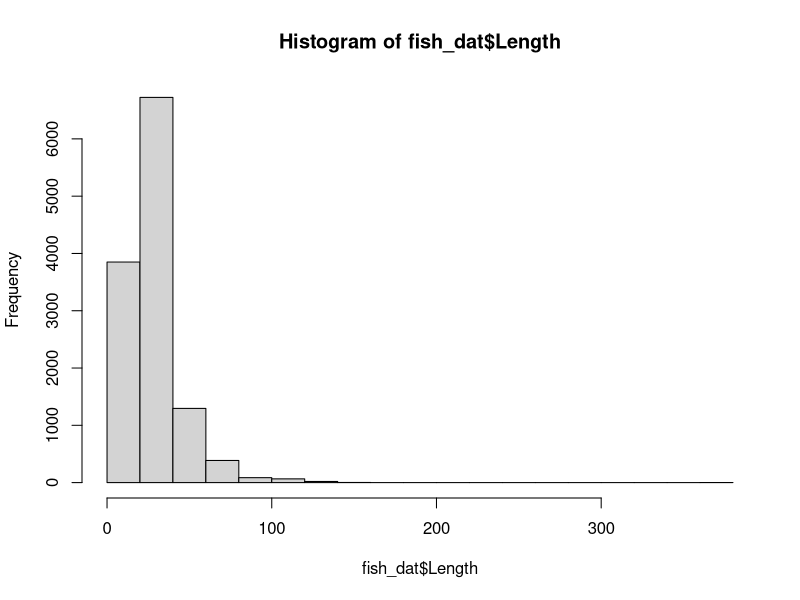
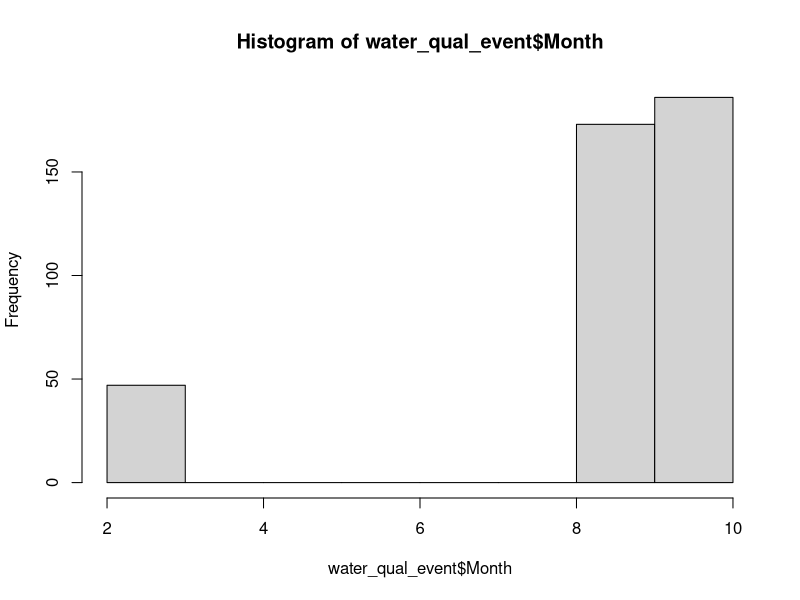
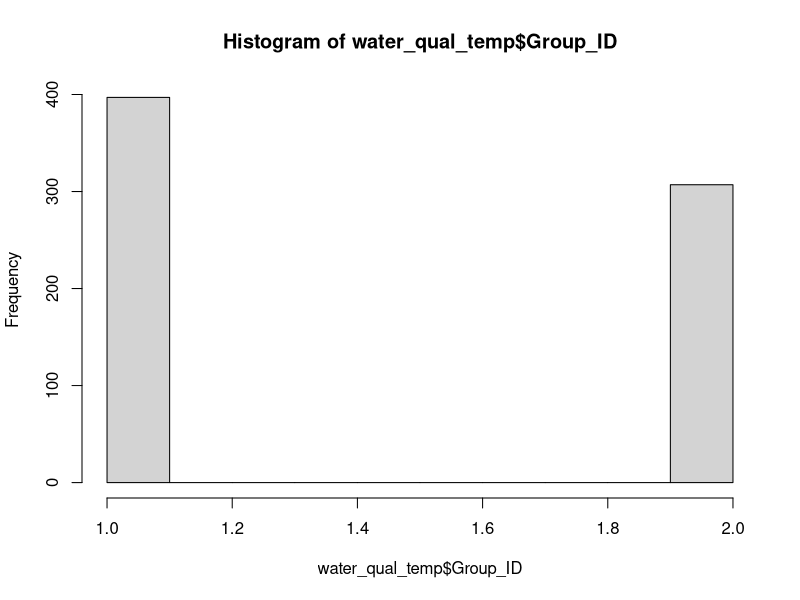
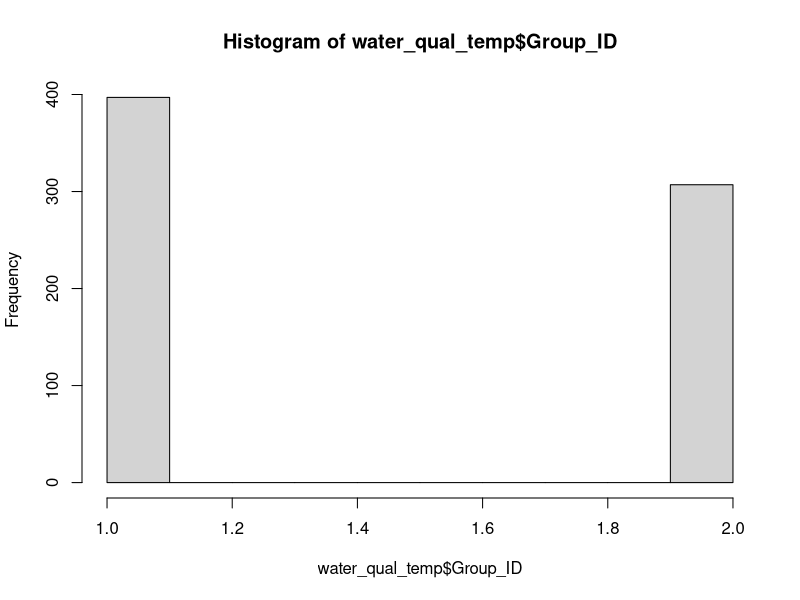
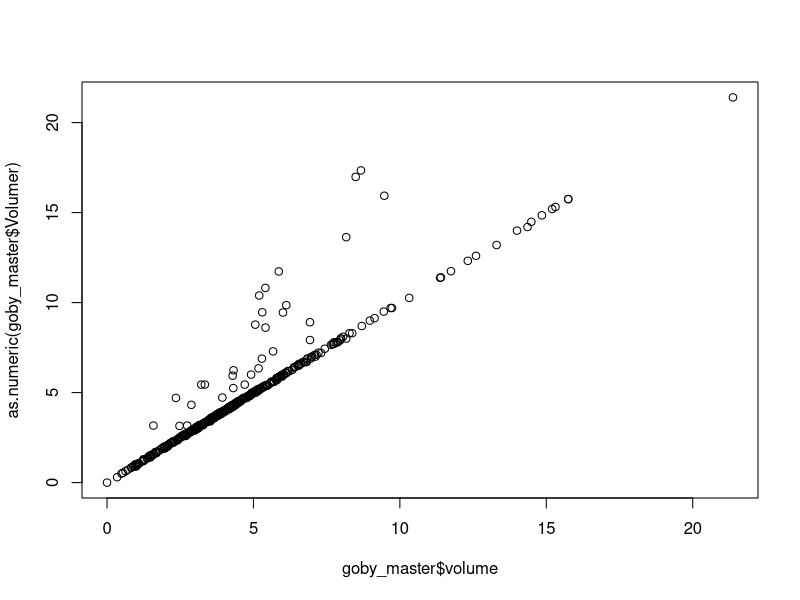
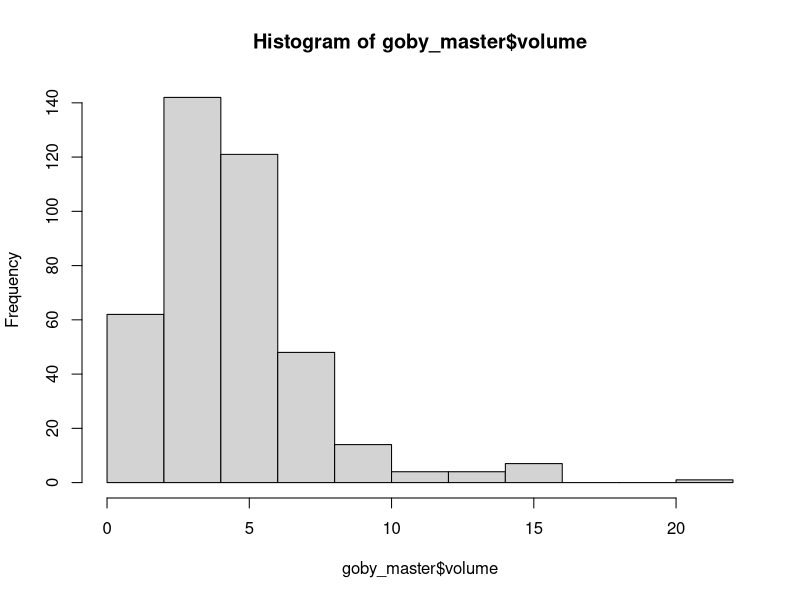
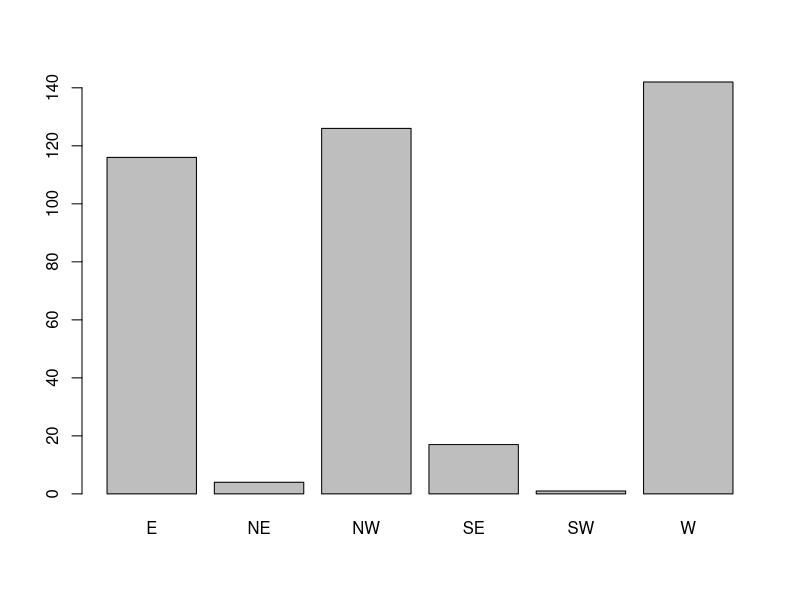
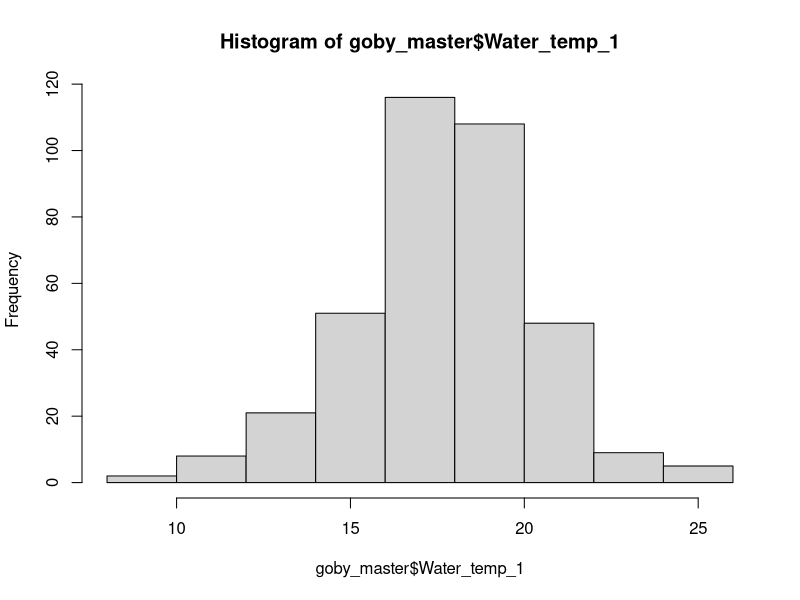

These charts were generated, in order, by the following R code:
### data cleaning

# load packages
library(tidyverse)
library(data.table)
library(lubridate)

## Import three data tables
water_qual_event <- read_csv("Data/water_qual_event.csv", 
                             col_types = cols(Date = col_date(format = "%m/%d/%Y")))

fish_dat <- read_csv("Data/fish_dat.csv", 
                     col_types = cols(Year = col_double())) # import notes problems on rows 12485 and 13444, but I don't see anything wrong.
#note that mort and Injury are all NA


water_qual <- read_csv("Data/water_qual.csv", 
                       col_types = cols(Date = col_date(format = "%m/%d/%Y"), 
                                        ID = col_character(), Start_time = col_character()))

hist(fish_dat$Length) #outlier length on a stickleback (370mm!)  Check with Darren


## To Merge all the files with the fish data, we need to use Year-Season-Station_ID for all three files
# Water_qual_event
water_qual_event$Year <- year(water_qual_event$Date)
water_qual_event$Month <- month(water_qual_event$Date)
hist(water_qual_event$Month)
water_qual_event$Season <- ifelse(water_qual_event$Month < 6, "Winter", "Fall")
water_qual_event$Unique_ID2 <- paste0(water_qual_event$Year,"_", 
                                      water_qual_event$Season, "_", 
                                      water_qual_event$Station_ID)
duplicated(water_qual_event$Unique_ID2) #yay, no duplicates #406 rows

#Water_qual
water_qual$Year <- year(water_qual$Date)
water_qual$Month <- month(water_qual$Date)
water_qual$Season <- ifelse(water_qual$Month < 6, "Winter", "Fall")
water_qual$Unique_ID2 <- paste0(water_qual$Year,"_", 
                                      water_qual$Season, "_", 
                                      water_qual$Station_ID)
duplicated(water_qual$Unique_ID2) #duplicates expected will fix with pivot wider


#fish_dat - seaon and year done
fish_dat$Unique_ID2 <- paste0(fish_dat$Year,"_", 
                                fish_dat$Season, "_", 
                                fish_dat$Station_ID)
duplicated(fish_dat$Unique_ID2) #mostly duplicate will fix with summarize

#lets make water_qual wide so each even has unique row.  
#currently surface and bottom samples from same even in consecutive rows

## add a unique "Group_ID" to each duplicated row to enable pivot wide
## rowid is from data.table package
water_qual_temp <- water_qual %>% 
  mutate(Group_ID = data.table::rowid(Unique_ID2)) #changed to Unique_ID2

#View(water_qual_temp)
hist(water_qual_temp$Group_ID)

# looks like some data are more than just the 2 values...perhaps these can be deleted?  look at raw data to see why 3-6 samples at some events.
# only 14 instances of > 2 environmental samples...I think we can delete these replicates and just keep the core 2 samples for each parameter.

water_qual_temp <- water_qual_temp %>%
  filter(Group_ID < 3)

hist(water_qual_temp$Group_ID)

# pivot wide
water_qual_wide <- water_qual_temp %>%
  pivot_wider(id_cols = c("Unique_ID2", "Date"), # added Date to keep in file
              names_from = "Group_ID",
              values_from = c("Water_temp", "Spec_cond", "Der_spec_cond", "DO", "Perc_sat", "pH")) #airtemp only 1 measurement
View(water_qual_wide) #has 397 rows, water_qual_event has 406 rows.  so some events missing WQ data?

#join WQ_event and WQ
WQ_event_WQ <- left_join(water_qual_event, water_qual_wide, by = "Unique_ID2")
View(WQ_event_WQ) 

# fix some Species naming errors
unique(fish_dat$Species) 
fish_dat$Species <- 
  ifelse(fish_dat$Species == "PSC", "SC",
    ifelse(fish_dat$Species == "SSC", "SC", 
        ifelse(fish_dat$Species == "SCU", "SC", fish_dat$Species)))
unique(fish_dat$Species) #looks good

# get sum fish per day
fish_dat_sum <- 
  fish_dat %>%                                       
  group_by(Unique_ID2, Species) %>%                         
  summarise_at(vars(Numbers),             
               list(spec_sum = sum))

# sum fish into columns by species
fish_dat_sum <- 
  fish_dat_sum %>% 
  pivot_wider(id_cols = "Unique_ID2",
              names_from = "Species",
              values_from = "spec_sum",
              names_prefix = "Sum_")
fish_dat_sum
fish_dat_sum <- fish_dat_sum %>% select(-Sum_NONE) #remove "none" column


#calculate min, max, mean for species length per unique ID  (consider adding 95% CI) !!
fish_stats <- fish_dat %>%
  group_by(Unique_ID2) %>%                         
  summarise_at(vars(Length),             
               list(min_length = min,
                    max_length = max,
                    mean_length = mean))

#calculate sum of mortality per unique ID


# Note that mortality and injury data are all NA when imported.  TTB please check original data. 
fish_mort <- fish_dat %>%                                       
  group_by(Unique_ID2, Species) %>%                         
  summarise_at(vars(Mort),             
               list(mort_sum = sum))

fish_mortality <- 
  fish_mort %>% 
  pivot_wider(id_cols = "Unique_ID2",
              names_from = "Species",
              values_from = "mort_sum",
              names_prefix = "Mort_")
fish_mortality <- fish_mortality %>% select(-Mort_NONE)


#calculate sum of injury per unique ID
fish_injury <- fish_dat %>%                                       
  group_by(Unique_ID2, Species) %>%                         
  summarise_at(vars(Injury),             
               list(inj_sum = sum))
summary(fish_dat)
#fish_injury <- fish_injury %>% select(-NONE)

#calculate sum of microsporidian per unique ID
###change N/Y to 0/1 first
fish_dat_temp <- fish_dat %>%
  mutate(Microsporidian = ifelse(Microsporidian == "N",0,1))

fish_dat <- fish_dat_temp %>% mutate(Microsporidian = ifelse(is.na(Microsporidian), 0, Microsporidian))

microsporidium <- fish_dat %>% group_by(Unique_ID2) %>%                         
  summarise_at(vars(Microsporidian),             
               list(micro_sum = sum))
microsporidium

### let's join all our five datasets
#water_qual_event 
#water_qual_wide,
#fish_dat_sum
#fish_stats
#microsporidium
#fish_mortality <- all NAs, so check original data
#fish_injury    <- all NAs, so check original data

goby_master <- list(water_qual_event, water_qual_wide, fish_dat_sum, fish_stats, microsporidium) %>% 
  reduce(left_join, by = "Unique_ID2")
str(goby_master)
View(goby_master)
#Volume is just mean depth by area and volumer has one na.  so replace all and make numeric
goby_master$volume <- goby_master$Ave_depth * goby_master$Area
goby_master$Volumer <- as.numeric(goby_master$Volumer)

plot(goby_master$volume, as.numeric(goby_master$Volumer))  
# question for Darren, why does volume and Volumer usually but not always match?

#date fields match?
goby_master$Match <- goby_master$Date.x == goby_master$Date.y
# 5 dates don't match and are 1-2 days different, must have been data collected on two days due to logistics.

goby_master <- goby_master %>%
  rename("Zone" = "Zone 2")

goby_master$Zone <- as.factor(goby_master$Zone)


#1 case where volume = 0 was in shallow mud.  assign a really small area
hist(goby_master$volume)
goby_master$volume <- ifelse(goby_master$volume == 0, 0.2, goby_master$volume)

#look at zones to combine.  refer to previous report.
plot(goby_master$Zone)

# remove the Winter data?
table(goby_master$Season)

str(goby_master)
goby_master$Water_temp_1 <- as.numeric(goby_master$Water_temp_1)
hist(goby_master$Water_temp_1)

## TO DO
# pool zones?
# include precip data
# breach data?




#####OK goby_master ready for analysis -----------------------------------------
